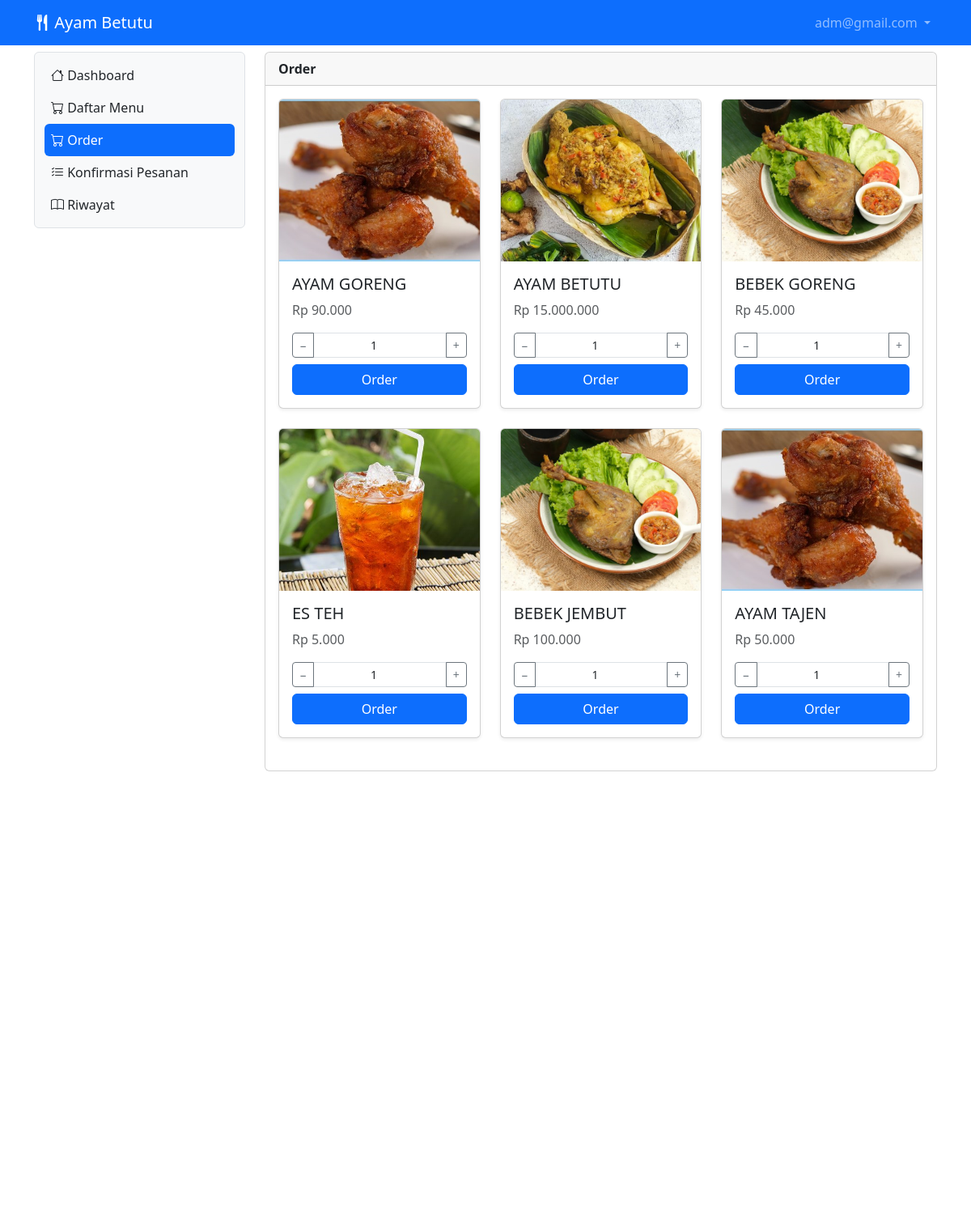
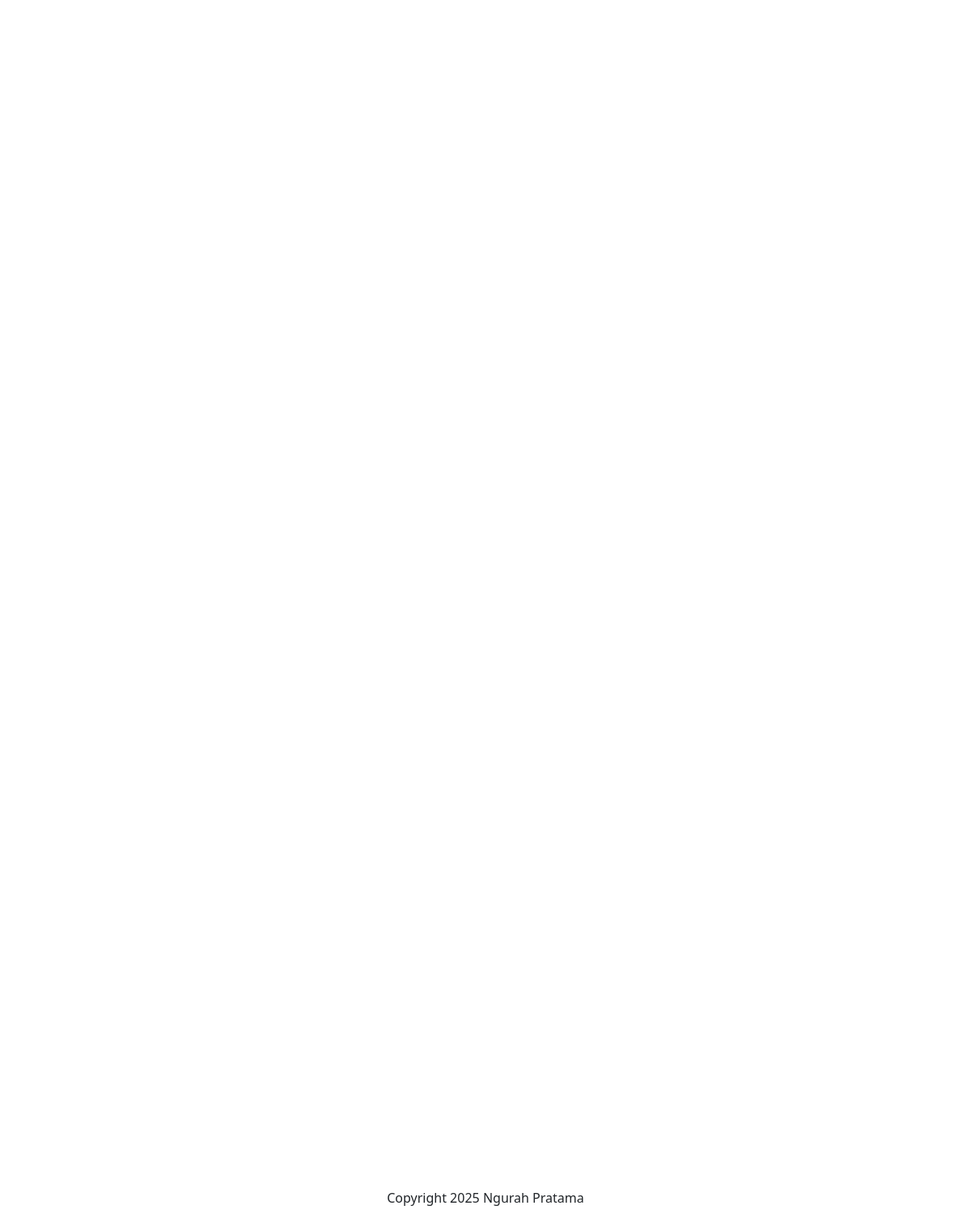
Screenshot of /order (signed in) with the database file from the repository (2 pictures, top to bottom).
### tables this page shows
CREATE TABLE `tb_menu` (
  `id` int NOT NULL,
  `gambar` varchar(255) DEFAULT NULL,
  `nama_makanan` varchar(100) NOT NULL,
  `harga` int NOT NULL
);

### order.php (the view, shortened to what this page needs)
<?php
include "proses/connect.php";
?>
<div class="col-lg-9 mt-2">
    <div class="card">
        <div class="card-header fw-bold">
            Order
        </div>
        <div class="card-body">
            <div class="row">
                <?php
                $query = mysqli_query($conn, "SELECT * FROM tb_menu");
                while ($row = mysqli_fetch_assoc($query)) {
                ?>
                    <div class="col-md-4 mb-4">
                        <div class="card h-100 shadow-sm">
                            <img src="uploads/<?php echo $row['gambar']; ?>" class="card-img-top" alt="<?php echo $row['nama_makanan']; ?>" style="height: 200px; object-fit: cover;">
                            <div class="card-body d-flex flex-column">
                                <h5 class="card-title"><?php echo $row['nama_makanan']; ?></h5>
                                <p class="card-text text-muted">Rp <?php echo number_format($row['harga'], 0, ',', '.'); ?></p>
                                <div class="input-group input-group-sm mb-2">
                                    <button class="btn btn-outline-secondary btnMinus" type="button">−</button>
                                    <input type="number" class="form-control text-center qtyInput" min="1" value="1">
                                    <button class="btn btn-outline-secondary btnPlus" type="button">+</button>
                                </div>
                                <button
                                    class="btn btn-primary mt-auto btnOrder"
                                    data-id="<?php echo $row['id']; ?>">
                                    Order
                                </button>
                            </div>
                        </div>
                    </div>
                <?php
                }
                ?>
            </div>
        </div>
    </div>
</div>

### rows the page displays
tb_menu: gambar (picture), nama_makanan "AYAM GORENG", harga "90.000"
tb_menu: gambar (picture), nama_makanan "AYAM BETUTU", harga "15.000.000"
tb_menu: gambar (picture), nama_makanan "BEBEK GORENG", harga "45.000"
tb_menu: gambar (picture), nama_makanan "ES TEH", harga "5.000"
tb_menu: gambar (picture), nama_makanan "BEBEK JEMBUT", harga "100.000"
tb_menu: gambar (picture), nama_makanan "AYAM TAJEN", harga "50.000"

### other values shown
$_SESSION['username_betutu'] "adm@gmail.com"
